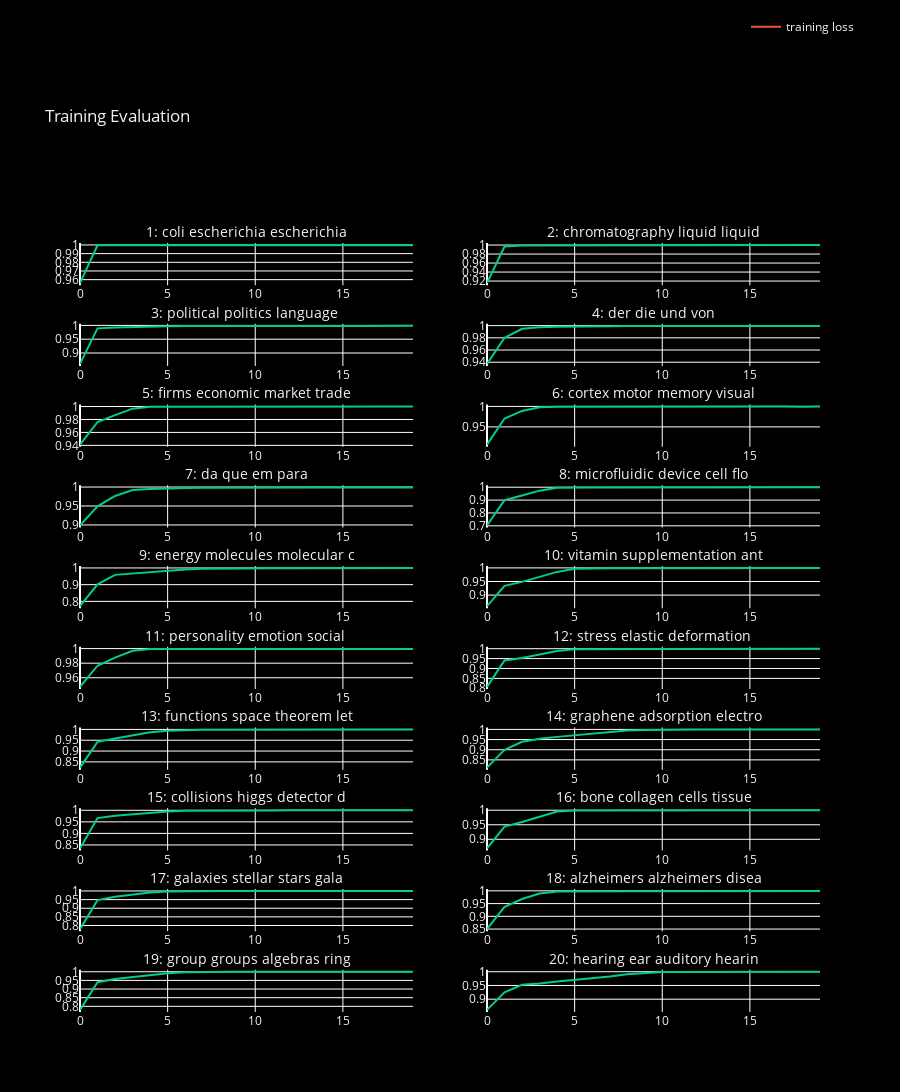

Notebook cell for this chart:
### Code cell
# Plots for Cumulative Citation Count prediction for topics
# Plots for Citation Count prediction for topics
# Calculate the number of rows and columns
num_rows = (number_of_topics_to_plot + 1) // 2  # Ensure at least 1 row
num_cols = 2

# Create a subplot
fig = make_subplots(rows=num_rows, 
                    cols=num_cols, 
                    subplot_titles=[topic_labels_df['topic_labels'][i].replace('_', ' ').replace(' ', ': ', 1)[:31] for i in range(1, number_of_topics_to_plot + 1)],
                    )

# Create two separate legends for two specific traces
legend_trace_1 = go.Scatter(x=[None], y=[None], mode='lines', name='training loss', line=dict(color='#EF553C'))
legend_trace_2 = go.Scatter(x=[None], y=[None], mode='lines', name='training accuracy', line=dict(color='#00CC96'))

for i in range(number_of_topics_to_plot):

    # Training loss (new trace)
    trace_1 = go.Scatter(
        x=list(range(epochs)),  # X-axis for training loss (e.g., epochs)
        y=list_of_training_losses[i],  # Y-axis for training loss
        mode='lines',
        name='training loss',
        line=dict(color='#EF553C'),
        showlegend=False,  # Set showlegend to True
        
    )
    # Training Accuracy (new trace)
    trace_2 = go.Scatter(
        x=list(range(epochs)),  # X-axis for training loss (e.g., epochs)
        y=list_of_training_accuracies[i],  # Y-axis for training loss
        mode='lines',
        name='training accuracy',
        line=dict(color='#00CC96'),
        showlegend=False,  # Set showlegend to True
    )
    
    row = i // num_cols + 1
    col = i % num_cols + 1
    
    # Add both line plots to the subplot
    # fig.add_trace(trace_1, row=row, col=col)
    fig.add_trace(trace_2, row=row, col=col)

# Update layout
fig.update_layout(   
                  title_text='Training Evaluation',
                  paper_bgcolor='black',  # Set the background color to black
                  plot_bgcolor='black',  # Set the plot area background color to black
                  font=dict(color="#f2f2f2"),  # Set font color to white)
                  legend=dict(orientation='v', y=1.3, x=0.9),  # Position legend at the top right corner
                  height = figure_height
)
# Add the two separate legend entries at the top right corner
fig.add_trace(legend_trace_1, row=1, col=2)

# Set the font size for subplot titles
fig.update_annotations(font_size=14)
# Show the plot
fig.show()

### Figure 1 — Plotly figure (JSON) as saved in the notebook; plotly's stock layout.template omitted (floating-point values rounded to 4 significant figures)
{"data": [{"line": {"color": "#00CC96"}, "mode": "lines", "name": "training accuracy", "showlegend": false, "type": "scatter", "x": [0, 1, 2, 3, 4, 5, 6, 7, 8, 9, 10, 11, 12, 13, 14, 15, 16, 17, 18, 19], "xaxis": "x", "y": [0.9559, 0.9996, 0.9997, 0.9997, 0.9997, 0.9998, 0.9998, 0.9998, 0.9997, 0.9998, 0.9998, 0.9997, 0.9998, 0.9998, 0.9997, 0.9998, 0.9997, 0.9998, 0.9998, 0.9998], "yaxis": "y"}, {"line": {"color": "#00CC96"}, "mode": "lines", "name": "training accuracy", "showlegend": false, "type": "scatter", "x": [0, 1, 2, 3, 4, 5, 6, 7, 8, 9, 10, 11, 12, 13, 14, 15, 16, 17, 18, 19], "xaxis": "x2", "y": [0.9153, 0.9967, 0.9992, 0.9993, 0.9994, 0.9995, 0.9995, 0.9995, 0.9996, 0.9995, 0.9996, 0.9997, 0.9997, 0.9997, 0.9997, 0.9998, 0.9998, 0.9998, 0.9998, 0.9998], "yaxis": "y2"}, {"line": {"color": "#00CC96"}, "mode": "lines", "name": "training accuracy", "showlegend": false, "type": "scatter", "x": [0, 1, 2, 3, 4, 5, 6, 7, 8, 9, 10, 11, 12, 13, 14, 15, 16, 17, 18, 19], "xaxis": "x3", "y": [0.8603, 0.9893, 0.9922, 0.9945, 0.9961, 0.9972, 0.9978, 0.9981, 0.9981, 0.9983, 0.9983, 0.9983, 0.9983, 0.9984, 0.9983, 0.9983, 0.9983, 0.9983, 0.9983, 0.9984], "yaxis": "y3"}, {"line": {"color": "#00CC96"}, "mode": "lines", "name": "training accuracy", "showlegend": false, "type": "scatter", "x": [0, 1, 2, 3, 4, 5, 6, 7, 8, 9, 10, 11, 12, 13, 14, 15, 16, 17, 18, 19], "xaxis": "x4", "y": [0.9372, 0.9801, 0.9948, 0.9974, 0.9981, 0.9988, 0.9987, 0.9991, 0.9992, 0.9993, 0.9994, 0.9992, 0.9995, 0.9994, 0.9994, 0.9995, 0.9994, 0.9996, 0.9995, 0.9995], "yaxis": "y4"}, {"line": {"color": "#00CC96"}, "mode": "lines", "name": "training accuracy", "showlegend": false, "type": "scatter", "x": [0, 1, 2, 3, 4, 5, 6, 7, 8, 9, 10, 11, 12, 13, 14, 15, 16, 17, 18, 19], "xaxis": "x5", "y": [0.9411, 0.9758, 0.9866, 0.9967, 0.9997, 0.9998, 0.9998, 0.9998, 0.9999, 0.9999, 0.9999, 0.9999, 0.9999, 0.9999, 0.9999, 0.9999, 0.9998, 0.9999, 0.9999, 0.9999], "yaxis": "y5"}, {"line": {"color": "#00CC96"}, "mode": "lines", "name": "training accuracy", "showlegend": false, "type": "scatter", "x": [0, 1, 2, 3, 4, 5, 6, 7, 8, 9, 10, 11, 12, 13, 14, 15, 16, 17, 18, 19], "xaxis": "x6", "y": [0.9066, 0.9706, 0.9891, 0.9978, 0.9993, 0.9994, 0.9995, 0.9994, 0.9995, 0.9993, 0.9995, 0.9995, 0.9995, 0.9993, 0.9995, 0.9995, 0.9995, 0.9995, 0.9994, 0.9996], "yaxis": "y6"}, {"line": {"color": "#00CC96"}, "mode": "lines", "name": "training accuracy", "showlegend": false, "type": "scatter", "x": [0, 1, 2, 3, 4, 5, 6, 7, 8, 9, 10, 11, 12, 13, 14, 15, 16, 17, 18, 19], "xaxis": "x7", "y": [0.8988, 0.9491, 0.9765, 0.992, 0.9947, 0.997, 0.9976, 0.998, 0.9984, 0.9987, 0.9987, 0.9987, 0.9988, 0.9988, 0.9989, 0.9988, 0.9992, 0.9985, 0.9991, 0.9988], "yaxis": "y7"}, {"line": {"color": "#00CC96"}, "mode": "lines", "name": "training accuracy", "showlegend": false, "type": "scatter", "x": [0, 1, 2, 3, 4, 5, 6, 7, 8, 9, 10, 11, 12, 13, 14, 15, 16, 17, 18, 19], "xaxis": "x8", "y": [0.7032, 0.8991, 0.9355, 0.9733, 0.9953, 0.9983, 0.9984, 0.9987, 0.9984, 0.9986, 0.9986, 0.9988, 0.9987, 0.9988, 0.9987, 0.9986, 0.9987, 0.9987, 0.9989, 0.9988], "yaxis": "y8"}, {"line": {"color": "#00CC96"}, "mode": "lines", "name": "training accuracy", "showlegend": false, "type": "scatter", "x": [0, 1, 2, 3, 4, 5, 6, 7, 8, 9, 10, 11, 12, 13, 14, 15, 16, 17, 18, 19], "xaxis": "x9", "y": [0.7712, 0.9019, 0.9586, 0.9674, 0.978, 0.9855, 0.9914, 0.9947, 0.9965, 0.9973, 0.9976, 0.9977, 0.9982, 0.9986, 0.9988, 0.9989, 0.9989, 0.9991, 0.9991, 0.9991], "yaxis": "y9"}, {"line": {"color": "#00CC96"}, "mode": "lines", "name": "training accuracy", "showlegend": false, "type": "scatter", "x": [0, 1, 2, 3, 4, 5, 6, 7, 8, 9, 10, 11, 12, 13, 14, 15, 16, 17, 18, 19], "xaxis": "x10", "y": [0.8593, 0.9342, 0.9487, 0.9676, 0.9852, 0.9968, 0.9988, 0.9989, 0.9991, 0.9989, 0.999, 0.9992, 0.9992, 0.9992, 0.9992, 0.9993, 0.9992, 0.9991, 0.9993, 0.9992], "yaxis": "y10"}, {"line": {"color": "#00CC96"}, "mode": "lines", "name": "training accuracy", "showlegend": false, "type": "scatter", "x": [0, 1, 2, 3, 4, 5, 6, 7, 8, 9, 10, 11, 12, 13, 14, 15, 16, 17, 18, 19], "xaxis": "x11", "y": [0.9474, 0.9765, 0.9877, 0.9971, 0.9994, 0.9994, 0.9996, 0.9996, 0.9995, 0.9996, 0.9997, 0.9996, 0.9997, 0.9995, 0.9997, 0.9997, 0.9996, 0.9994, 0.9996, 0.9996], "yaxis": "y11"}, {"line": {"color": "#00CC96"}, "mode": "lines", "name": "training accuracy", "showlegend": false, "type": "scatter", "x": [0, 1, 2, 3, 4, 5, 6, 7, 8, 9, 10, 11, 12, 13, 14, 15, 16, 17, 18, 19], "xaxis": "x12", "y": [0.8069, 0.9407, 0.9535, 0.9725, 0.9882, 0.9972, 0.9985, 0.9985, 0.9987, 0.9987, 0.999, 0.9992, 0.9992, 0.9991, 0.9991, 0.9993, 0.9989, 0.9991, 0.9992, 0.9992], "yaxis": "y12"}, {"line": {"color": "#00CC96"}, "mode": "lines", "name": "training accuracy", "showlegend": false, "type": "scatter", "x": [0, 1, 2, 3, 4, 5, 6, 7, 8, 9, 10, 11, 12, 13, 14, 15, 16, 17, 18, 19], "xaxis": "x13", "y": [0.8233, 0.9424, 0.9577, 0.9739, 0.9868, 0.9943, 0.9971, 0.9979, 0.9983, 0.9985, 0.9988, 0.9989, 0.999, 0.999, 0.999, 0.9992, 0.9991, 0.9992, 0.9992, 0.9992], "yaxis": "y13"}, {"line": {"color": "#00CC96"}, "mode": "lines", "name": "training accuracy", "showlegend": false, "type": "scatter", "x": [0, 1, 2, 3, 4, 5, 6, 7, 8, 9, 10, 11, 12, 13, 14, 15, 16, 17, 18, 19], "xaxis": "x14", "y": [0.8117, 0.8996, 0.9391, 0.9536, 0.9633, 0.9713, 0.979, 0.9879, 0.9943, 0.9976, 0.999, 0.9991, 0.999, 0.9991, 0.9991, 0.9992, 0.9991, 0.9992, 0.9992, 0.9991], "yaxis": "y14"}, {"line": {"color": "#00CC96"}, "mode": "lines", "name": "training accuracy", "showlegend": false, "type": "scatter", "x": [0, 1, 2, 3, 4, 5, 6, 7, 8, 9, 10, 11, 12, 13, 14, 15, 16, 17, 18, 19], "xaxis": "x15", "y": [0.8351, 0.9663, 0.9762, 0.9832, 0.9894, 0.9948, 0.998, 0.9989, 0.9993, 0.9994, 0.9994, 0.9996, 0.9997, 0.9997, 0.9998, 0.9997, 0.9998, 0.9998, 0.9998, 0.9998], "yaxis": "y15"}, {"line": {"color": "#00CC96"}, "mode": "lines", "name": "training accuracy", "showlegend": false, "type": "scatter", "x": [0, 1, 2, 3, 4, 5, 6, 7, 8, 9, 10, 11, 12, 13, 14, 15, 16, 17, 18, 19], "xaxis": "x16", "y": [0.8687, 0.944, 0.9595, 0.9775, 0.9955, 0.9994, 0.9994, 0.9995, 0.9995, 0.9994, 0.9994, 0.9995, 0.9996, 0.9995, 0.9995, 0.9995, 0.9996, 0.9994, 0.9995, 0.9996], "yaxis": "y16"}, {"line": {"color": "#00CC96"}, "mode": "lines", "name": "training accuracy", "showlegend": false, "type": "scatter", "x": [0, 1, 2, 3, 4, 5, 6, 7, 8, 9, 10, 11, 12, 13, 14, 15, 16, 17, 18, 19], "xaxis": "x17", "y": [0.7789, 0.947, 0.9662, 0.9773, 0.9909, 0.9973, 0.999, 0.9993, 0.9994, 0.9994, 0.9994, 0.9993, 0.9993, 0.9994, 0.9994, 0.9995, 0.9994, 0.9993, 0.9994, 0.9995], "yaxis": "y17"}, {"line": {"color": "#00CC96"}, "mode": "lines", "name": "training accuracy", "showlegend": false, "type": "scatter", "x": [0, 1, 2, 3, 4, 5, 6, 7, 8, 9, 10, 11, 12, 13, 14, 15, 16, 17, 18, 19], "xaxis": "x18", "y": [0.8497, 0.9368, 0.968, 0.9898, 0.9974, 0.9983, 0.9986, 0.9988, 0.9988, 0.9988, 0.9986, 0.9988, 0.9987, 0.9989, 0.999, 0.999, 0.9991, 0.999, 0.9986, 0.9991], "yaxis": "y18"}, {"line": {"color": "#00CC96"}, "mode": "lines", "name": "training accuracy", "showlegend": false, "type": "scatter", "x": [0, 1, 2, 3, 4, 5, 6, 7, 8, 9, 10, 11, 12, 13, 14, 15, 16, 17, 18, 19], "xaxis": "x19", "y": [0.7794, 0.9392, 0.9582, 0.9697, 0.9805, 0.9915, 0.9976, 0.9994, 0.9995, 0.9995, 0.9996, 0.9996, 0.9997, 0.9997, 0.9996, 0.9997, 0.9997, 0.9997, 0.9997, 0.9997], "yaxis": "y19"}, {"line": {"color": "#00CC96"}, "mode": "lines", "name": "training accuracy", "showlegend": false, "type": "scatter", "x": [0, 1, 2, 3, 4, 5, 6, 7, 8, 9, 10, 11, 12, 13, 14, 15, 16, 17, 18, 19], "xaxis": "x20", "y": [0.8611, 0.9249, 0.9526, 0.957, 0.9644, 0.9706, 0.9759, 0.983, 0.991, 0.9961, 0.9989, 0.9994, 0.9996, 0.9996, 0.9996, 0.9996, 0.9996, 0.9996, 0.9997, 0.9996], "yaxis": "y20"}, {"line": {"color": "#EF553C"}, "mode": "lines", "name": "training loss", "type": "scatter", "x": [null], "xaxis": "x2", "y": [null], "yaxis": "y2"}], "layout": {"annotations": [{"font": {"size": 14}, "showarrow": false, "text": "1: coli escherichia escherichia", "x": 0.225, "xanchor": "center", "xref": "paper", "y": 1, "yanchor": "bottom", "yref": "paper"}, {"font": {"size": 14}, "showarrow": false, "text": "2: chromatography liquid liquid", "x": 0.775, "xanchor": "center", "xref": "paper", "y": 1, "yanchor": "bottom", "yref": "paper"}, {"font": {"size": 14}, "showarrow": false, "text": "3: political politics language ", "x": 0.225, "xanchor": "center", "xref": "paper", "y": 0.895, "yanchor": "bottom", "yref": "paper"}, {"font": {"size": 14}, "showarrow": false, "text": "4: der die und von", "x": 0.775, "xanchor": "center", "xref": "paper", "y": 0.895, "yanchor": "bottom", "yref": "paper"}, {"font": {"size": 14}, "showarrow": false, "text": "5: firms economic market trade", "x": 0.225, "xanchor": "center", "xref": "paper", "y": 0.79, "yanchor": "bottom", "yref": "paper"}, {"font": {"size": 14}, "showarrow": false, "text": "6: cortex motor memory visual", "x": 0.775, "xanchor": "center", "xref": "paper", "y": 0.79, "yanchor": "bottom", "yref": "paper"}, {"font": {"size": 14}, "showarrow": false, "text": "7: da que em para", "x": 0.225, "xanchor": "center", "xref": "paper", "y": 0.685, "yanchor": "bottom", "yref": "paper"}, {"font": {"size": 14}, "showarrow": false, "text": "8: microfluidic device cell flo", "x": 0.775, "xanchor": "center", "xref": "paper", "y": 0.685, "yanchor": "bottom", "yref": "paper"}, {"font": {"size": 14}, "showarrow": false, "text": "9: energy molecules molecular c", "x": 0.225, "xanchor": "center", "xref": "paper", "y": 0.58, "yanchor": "bottom", "yref": "paper"}, {"font": {"size": 14}, "showarrow": false, "text": "10: vitamin supplementation ant", "x": 0.775, "xanchor": "center", "xref": "paper", "y": 0.58, "yanchor": "bottom", "yref": "paper"}, {"font": {"size": 14}, "showarrow": false, "text": "11: personality emotion social ", "x": 0.225, "xanchor": "center", "xref": "paper", "y": 0.475, "yanchor": "bottom", "yref": "paper"}, {"font": {"size": 14}, "showarrow": false, "text": "12: stress elastic deformation ", "x": 0.775, "xanchor": "center", "xref": "paper", "y": 0.475, "yanchor": "bottom", "yref": "paper"}, {"font": {"size": 14}, "showarrow": false, "text": "13: functions space theorem let", "x": 0.225, "xanchor": "center", "xref": "paper", "y": 0.37, "yanchor": "bottom", "yref": "paper"}, {"font": {"size": 14}, "showarrow": false, "text": "14: graphene adsorption electro", "x": 0.775, "xanchor": "center", "xref": "paper", "y": 0.37, "yanchor": "bottom", "yref": "paper"}, {"font": {"size": 14}, "showarrow": false, "text": "15: collisions higgs detector d", "x": 0.225, "xanchor": "center", "xref": "paper", "y": 0.265, "yanchor": "bottom", "yref": "paper"}, {"font": {"size": 14}, "showarrow": false, "text": "16: bone collagen cells tissue", "x": 0.775, "xanchor": "center", "xref": "paper", "y": 0.265, "yanchor": "bottom", "yref": "paper"}, {"font": {"size": 14}, "showarrow": false, "text": "17: galaxies stellar stars gala", "x": 0.225, "xanchor": "center", "xref": "paper", "y": 0.16, "yanchor": "bottom", "yref": "paper"}, {"font": {"size": 14}, "showarrow": false, "text": "18: alzheimers alzheimers disea", "x": 0.775, "xanchor": "center", "xref": "paper", "y": 0.16, "yanchor": "bottom", "yref": "paper"}, {"font": {"size": 14}, "showarrow": false, "text": "19: group groups algebras ring", "x": 0.225, "xanchor": "center", "xref": "paper", "y": 0.055, "yanchor": "bottom", "yref": "paper"}, {"font": {"size": 14}, "showarrow": false, "text": "20: hearing ear auditory hearin", "x": 0.775, "xanchor": "center", "xref": "paper", "y": 0.055, "yanchor": "bottom", "yref": "paper"}], "font": {"color": "#f2f2f2"}, "height": 2000, "legend": {"orientation": "v", "x": 0.9, "y": 1.3}, "paper_bgcolor": "black", "plot_bgcolor": "black", "title": {"text": "Training Evaluation"}, "xaxis": {"anchor": "y", "domain": [0, 0.45]}, "xaxis10": {"anchor": "y10", "domain": [0.55, 1]}, "xaxis11": {"anchor": "y11", "domain": [0, 0.45]}, "xaxis12": {"anchor": "y12", "domain": [0.55, 1]}, "xaxis13": {"anchor": "y13", "domain": [0, 0.45]}, "xaxis14": {"anchor": "y14", "domain": [0.55, 1]}, "xaxis15": {"anchor": "y15", "domain": [0, 0.45]}, "xaxis16": {"anchor": "y16", "domain": [0.55, 1]}, "xaxis17": {"anchor": "y17", "domain": [0, 0.45]}, "xaxis18": {"anchor": "y18", "domain": [0.55, 1]}, "xaxis19": {"anchor": "y19", "domain": [0, 0.45]}, "xaxis2": {"anchor": "y2", "domain": [0.55, 1]}, "xaxis20": {"anchor": "y20", "domain": [0.55, 1]}, "xaxis3": {"anchor": "y3", "domain": [0, 0.45]}, "xaxis4": {"anchor": "y4", "domain": [0.55, 1]}, "xaxis5": {"anchor": "y5", "domain": [0, 0.45]}, "xaxis6": {"anchor": "y6", "domain": [0.55, 1]}, "xaxis7": {"anchor": "y7", "domain": [0, 0.45]}, "xaxis8": {"anchor": "y8", "domain": [0.55, 1]}, "xaxis9": {"anchor": "y9", "domain": [0, 0.45]}, "yaxis": {"anchor": "x", "domain": [0.945, 1]}, "yaxis10": {"anchor": "x10", "domain": [0.525, 0.58]}, "yaxis11": {"anchor": "x11", "domain": [0.42, 0.475]}, "yaxis12": {"anchor": "x12", "domain": [0.42, 0.475]}, "yaxis13": {"anchor": "x13", "domain": [0.315, 0.37]}, "yaxis14": {"anchor": "x14", "domain": [0.315, 0.37]}, "yaxis15": {"anchor": "x15", "domain": [0.21, 0.265]}, "yaxis16": {"anchor": "x16", "domain": [0.21, 0.265]}, "yaxis17": {"anchor": "x17", "domain": [0.105, 0.16]}, "yaxis18": {"anchor": "x18", "domain": [0.105, 0.16]}, "yaxis19": {"anchor": "x19", "domain": [0, 0.055]}, "yaxis2": {"anchor": "x2", "domain": [0.945, 1]}, "yaxis20": {"anchor": "x20", "domain": [0, 0.055]}, "yaxis3": {"anchor": "x3", "domain": [0.84, 0.895]}, "yaxis4": {"anchor": "x4", "domain": [0.84, 0.895]}, "yaxis5": {"anchor": "x5", "domain": [0.735, 0.79]}, "yaxis6": {"anchor": "x6", "domain": [0.735, 0.79]}, "yaxis7": {"anchor": "x7", "domain": [0.63, 0.685]}, "yaxis8": {"anchor": "x8", "domain": [0.63, 0.685]}, "yaxis9": {"anchor": "x9", "domain": [0.525, 0.58]}}}
